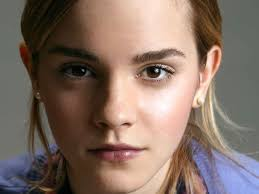
#> input picture eye detection/eye.jpg, 259 x 194 px, found by its file name
$ jupyter execute eye_detect.ipynb
#> lines starting #> are read from the running program, lines starting #| are printed output that depends on the picture; after the words box and inside, x2 and y2 are one past the last pixel; in counts of white or black regions, pixels touching at a corner belong together
[cell 1]
import cv2
img=cv2.imread(r'D:\DL projects\eye detection\eye.jpg')
#> img is the input picture: shape (194, 259, 3); mean B, G, R 101.5, 112.1, 131.5
img

[cell 2]
import matplotlib.pyplot as plt
plt.imshow(img)

[cell 3]
con_img=cv2.cvtColor(img,cv2.COLOR_BGR2RGB)
plt.imshow(con_img)

[cell 4]
eye_cascade=cv2.CascadeClassifier(r'D:\DL projects\eye detection\haarcascade_eye.xml')
eye_cascade

[cell 5]
img_gray=cv2.cvtColor(con_img,cv2.COLOR_RGB2GRAY)
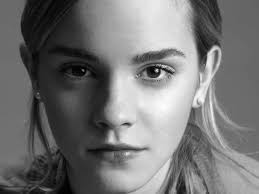
#> img_gray: shape (194, 259); min 0, max 253, mean 116.7
img_gray

[cell 6]
eyes=eye_cascade.detectMultiScale(img_gray,minNeighbors=1)
#> eyes = [[129, 49, 47, 47], [55, 50, 44, 44]]
eyes
#> Out = [[129, 49, 47, 47], [55, 50, 44, 44]]

[cell 7]
len(eyes)
#> Out = 2

[cell 8]
for(x,y,w,h) in eyes:
    cv2.rectangle(con_img,(x,y),(x+w,y+h),(0,0,255),4)
#> this loop made 2 passes
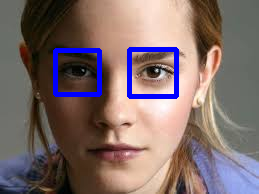
#> con_img: shape (194, 259, 3); mean R, G, B 126.3, 107.7, 106.8

[cell 9]
plt.imshow(con_img)

[cell 10]
video=cv2.VideoCapture(r'D:\DL projects\face detection\face video.mp4')
while True:
    sucess,frame=video.read()
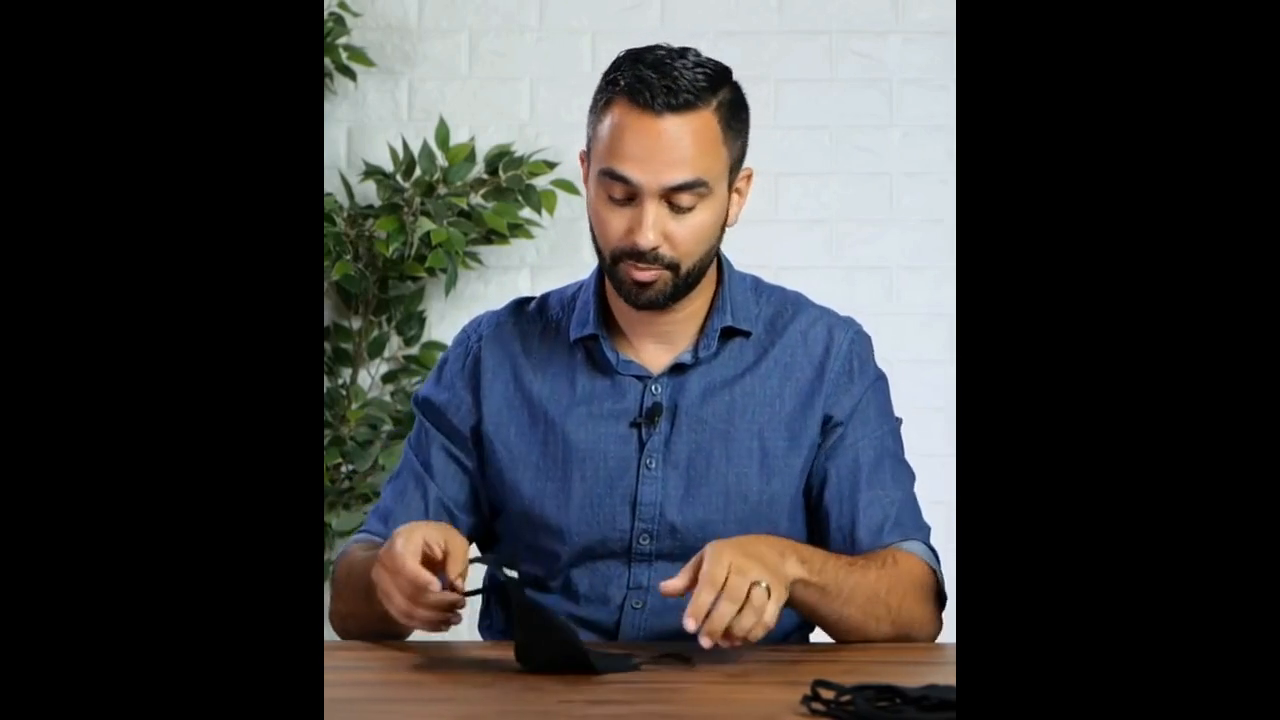
#> input picture frame 45 of face detection/face video.mp4, 1280 x 720 px
#> frame is the input picture: shape (720, 1280, 3); mean B, G, R 60.6, 59.1, 58.9
    gray_img=cv2.cvtColor(frame,cv2.COLOR_BGR2GRAY)
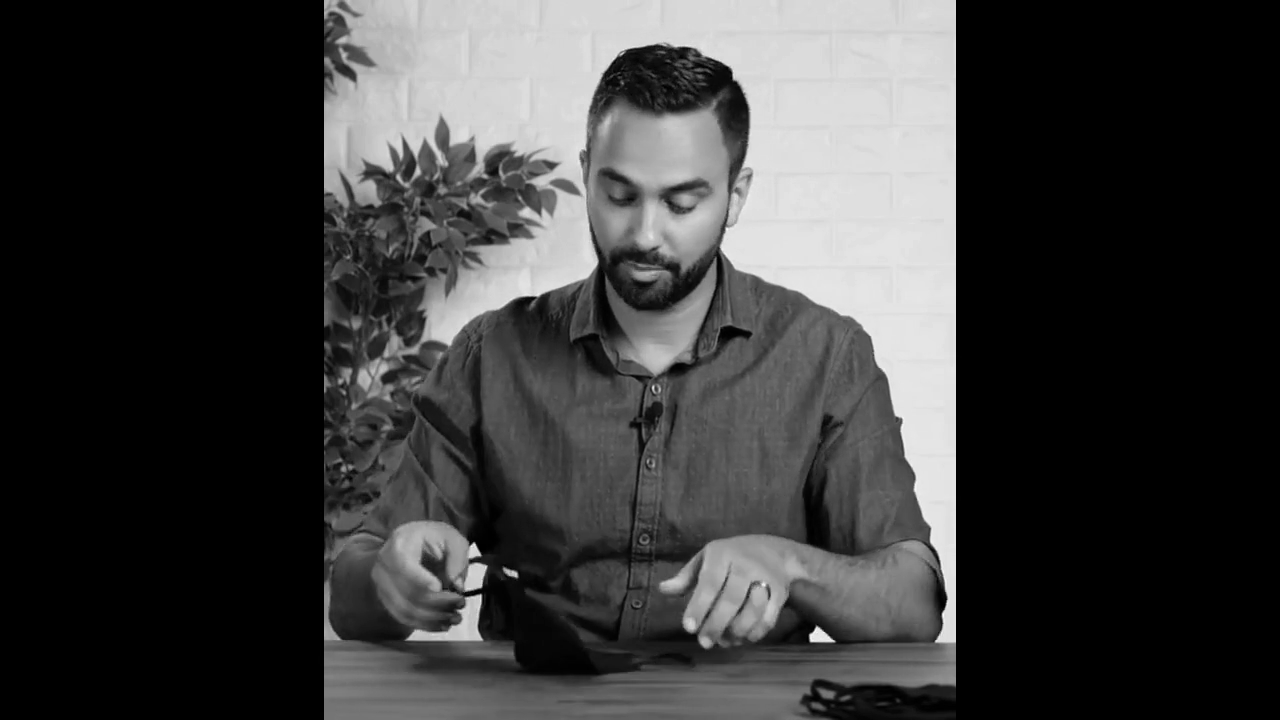
#> gray_img: shape (720, 1280); min 0, max 251, mean 59.2
    eyes=eye_cascade.detectMultiScale(gray_img,minNeighbors=32)
#> eyes = [[458, 246, 28, 28], [599, 171, 47, 47], [655, 175, 47, 47]]
    # print(len(eyes))
    for(x,y,w,h) in eyes:
        cv2.rectangle(frame,(x,y),(x+w,y+h),(0,0,255),4)
#> this loop made 3 passes
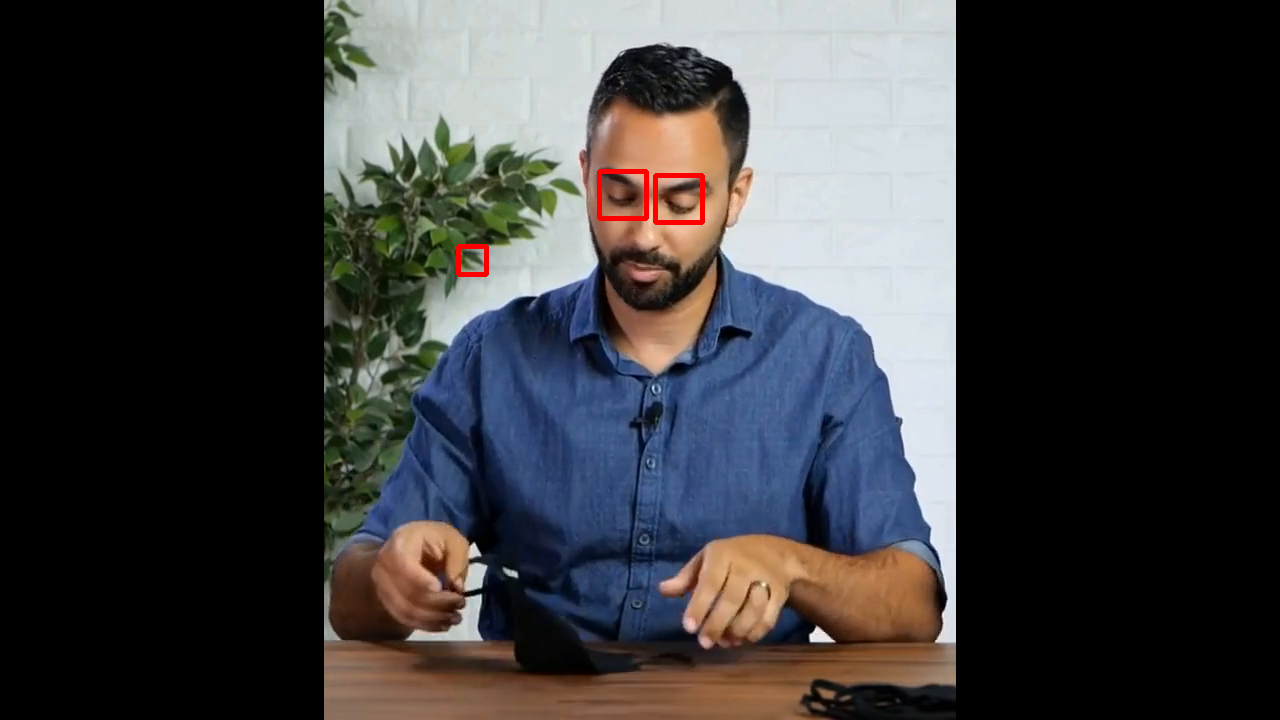
#> frame: shape (720, 1280, 3); 0.26% of pixels changed, all inside (x1, y1, x2, y2) = (456, 169, 705, 277)
    cv2.imshow('video',frame)
    if cv2.waitKey(1) & 0XFF==ord('q'):
#> (key q is pressed here)
        break
# video.release()
cv2.destroyAllWindows()

[cell 11]
video=cv2.VideoCapture(0)
while True:
    sucess,frame=video.read()
    gray_img=cv2.cvtColor(frame,cv2.COLOR_BGR2GRAY)
    eyes=eye_cascade.detectMultiScale(gray_img,minNeighbors=14)
    for(x,y,w,h) in eyes:
        cv2.rectangle(frame,(x,y),(x+w,y+h),(0,255,255),4)
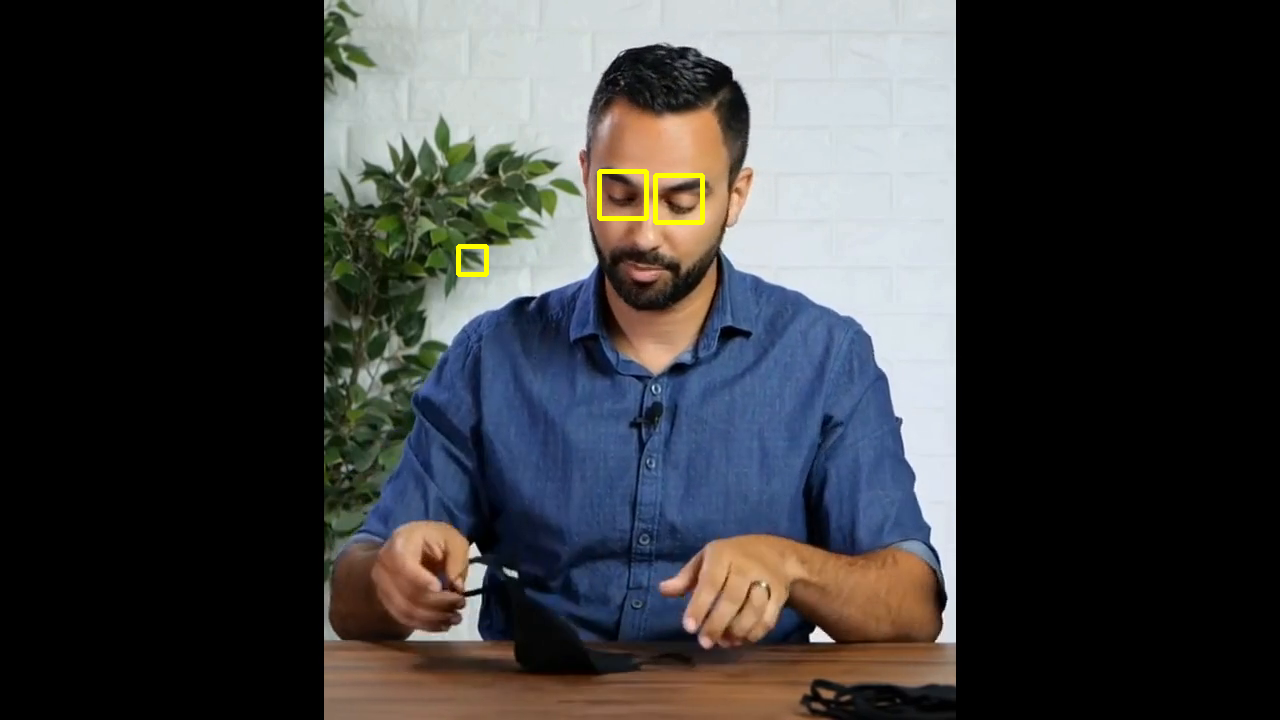
#> frame: shape (720, 1280, 3); 0.26% of pixels changed, all inside (x1, y1, x2, y2) = (456, 169, 705, 277)
    cv2.imshow('webcam',frame)
    if cv2.waitKey(1) & 0XFF==ord('q'):
#> (key q is pressed here)
        break
video.release()
cv2.destroyAllWindows()
